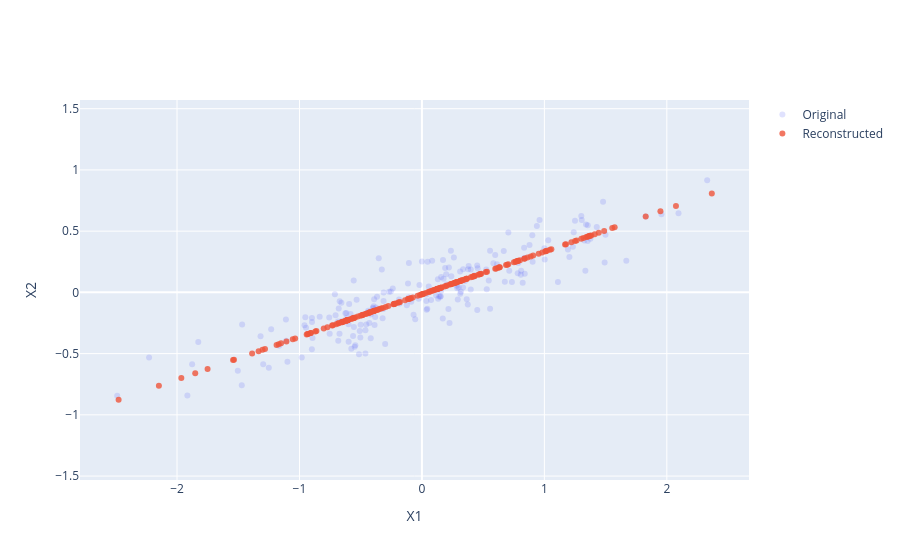

Notebook code for this chart:
### Code cell
fig = go.Figure()

fig.add_trace(go.Scatter(
    x=X[:, 0],
    y=X[:, 1],
    mode='markers',
    marker=dict(opacity=0.2),
    name='Original'
))

fig.add_trace(go.Scatter(
    x=X_new[:, 0],
    y=X_new[:, 1],
    mode='markers',
    marker=dict(opacity=0.8),
    name='Reconstructed'
))

fig.update_layout(
    xaxis_title="X1",
    yaxis_title="X2",
    yaxis_scaleanchor="x",
)

fig.show()

### Figure 1 — Plotly figure (JSON) as saved in the notebook; plotly's stock layout.template omitted (floating-point values rounded to 4 significant figures; data arrays with more than 128 entries replaced by an {"elided": "..."} marker saying what was removed)
{"data": [{"marker": {"opacity": 0.2}, "mode": "markers", "name": "Original", "type": "scatter", "x": {"elided": "200 float values"}, "y": {"elided": "200 float values"}}, {"marker": {"opacity": 0.8}, "mode": "markers", "name": "Reconstructed", "type": "scatter", "x": {"elided": "200 float values"}, "y": {"elided": "200 float values"}}], "layout": {"xaxis": {"title": {"text": "X1"}}, "yaxis": {"scaleanchor": "x", "title": {"text": "X2"}}}}
